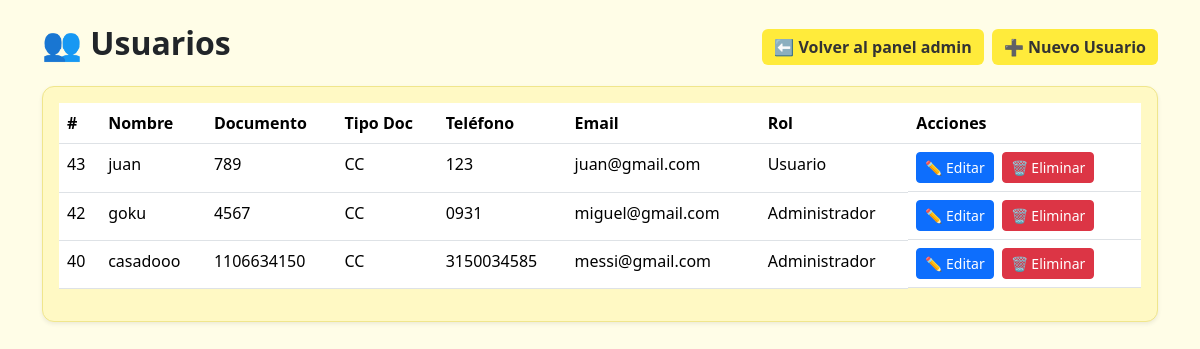
The page /tienda_la_ventanita-mvc/index.php?action=usuarios (signed in) on the database its author committed.
### tables this page shows
CREATE TABLE `usuarios` (
  `idUsuario` int(11) NOT NULL,
  `numDocumento` int(11) DEFAULT NULL,
  `nombre` varchar(60) DEFAULT NULL,
  `direccion` varchar(20) DEFAULT NULL,
  `telefono` varchar(15) DEFAULT NULL,
  `email` varchar(20) DEFAULT NULL,
  `password` varchar(255) NOT NULL,
  `tipo_documento` int(11) DEFAULT NULL,
  `idRol` int(11) DEFAULT NULL
);

CREATE TABLE `tipodocumento` (
  `id` int(11) NOT NULL,
  `nombreDocumento` varchar(5) DEFAULT NULL
);

### tienda_la_ventanita-mvc/Controllers/UserController.php (called while the page is built, shortened)
<?php
require_once __DIR__ . '/../Model/UserModel.php';
class UserController
{
    private $model;
    public function __construct()
    {
        $db = (new Database())->getConnection();
        $this->model = new UserModel($db);
    }
    public function listarUsuarios()
    {
        $usuarios = $this->model->listar();
        include './Views/usuarios/listar.php';
    }
}

### tienda_la_ventanita-mvc/Model/UserModel.php (called while the page is built, shortened)
<?php
class UserModel
{
    private $conn;
    public function __construct($db)
    {
        $this->conn = $db;
    }
    public function listar()
    {
        $sql = "SELECT u.*, t.nombreDocumento AS tipoDocumento
                FROM usuarios u
                LEFT JOIN tipodocumento t ON u.tipo_documento = t.id
                ORDER BY u.idUsuario DESC";
        $stmt = $this->conn->prepare($sql);
        $stmt->execute();
        return $stmt->fetchAll(PDO::FETCH_ASSOC);
    }
}

### tienda_la_ventanita-mvc/Views/usuarios/listar.php (the view, shortened to what this page needs)
<!DOCTYPE html>
<html lang="es">
<head>
<link href="https://cdn.jsdelivr.net/npm/bootstrap@5.3.3/dist/css/bootstrap.min.css" rel="stylesheet">
</head>
<body>
<div class="container mt-4">
    <div class="d-flex justify-content-between align-items-center mb-3">
        <h2 class="fw-bold">👥 Usuarios</h2>
        <div class="d-flex gap-2">
            <a href="index.php?action=dashboard"
                class="btn btn-custom">
                ⬅ Volver al panel admin
            </a>
            <a href="index.php?action=insertUser"
                class="btn btn-custom">
                ➕ Nuevo Usuario
            </a>
        </div>
    </div>
    <div class="card card-custom p-3 shadow-sm">
        <table class="table table-hover">
            <thead>
                <tr>
                    <th>#</th>
                    <th>Nombre</th>
                    <th>Documento</th>
                    <th>Tipo Doc</th>
                    <th>Teléfono</th>
                    <th>Email</th>
                    <th>Rol</th>
                    <th>Acciones</th>
                </tr>
            </thead>
            <tbody>
                <?php foreach($usuarios as $user): ?>
                <tr>
                    <td><?= $user['idUsuario']; ?></td>
                    <td><?= htmlspecialchars($user['nombre']); ?></td>
                    <td><?= htmlspecialchars($user['numDocumento']); ?></td>
                    <td><?= htmlspecialchars($user['tipoDocumento'] ?? '—'); ?></td>
                    <td><?= htmlspecialchars($user['telefono']); ?></td>
                    <td><?= htmlspecialchars($user['email']); ?></td>
                    <td><?= $user['idRol'] == 1 ? 'Administrador' : 'Usuario'; ?></td>
                    <td class="d-flex gap-2">
                        <a href="index.php?action=usuarioEditar&id=<?= $user['idUsuario']; ?>" class="btn btn-primary btn-sm">✏ Editar</a>
                        <a href="index.php?action=userEliminar&id=<?= $user['idUsuario']; ?>" class="btn btn-danger btn-sm" onclick="return confirm('¿Eliminar este usuario?');">🗑 Eliminar</a>
                    </td>
                </tr>
                <?php endforeach; ?>
            </tbody>
        </table>
    </div>
</div>
</body>
</html>

### tienda_la_ventanita-mvc/Views/usuarios/listar.php (style rules this page uses)
body { background: #fffde7; }
.card-custom { background: #fff9c4; border-radius: 12px; border: 1px solid #f0e68c; }
.table thead { background: #fdd835; color: #333; }
.btn-custom { background: #ffeb3b; color: #333; border: none; font-weight: bold; }

### rows shown on the page
usuarios: idUsuario "43", nombre "juan", numDocumento "789", tipo_documento.nombreDocumento "CC", telefono "123", email "juan@gmail.com"
usuarios: idUsuario "42", nombre "goku", numDocumento "4567", tipo_documento.nombreDocumento "CC", telefono "0931", email "miguel@gmail.com", shows "Administrador"
usuarios: idUsuario "40", nombre "casadooo", numDocumento "1106634150", tipo_documento.nombreDocumento "CC", telefono "3150034585", email "messi@gmail.com", shows "Administrador"
